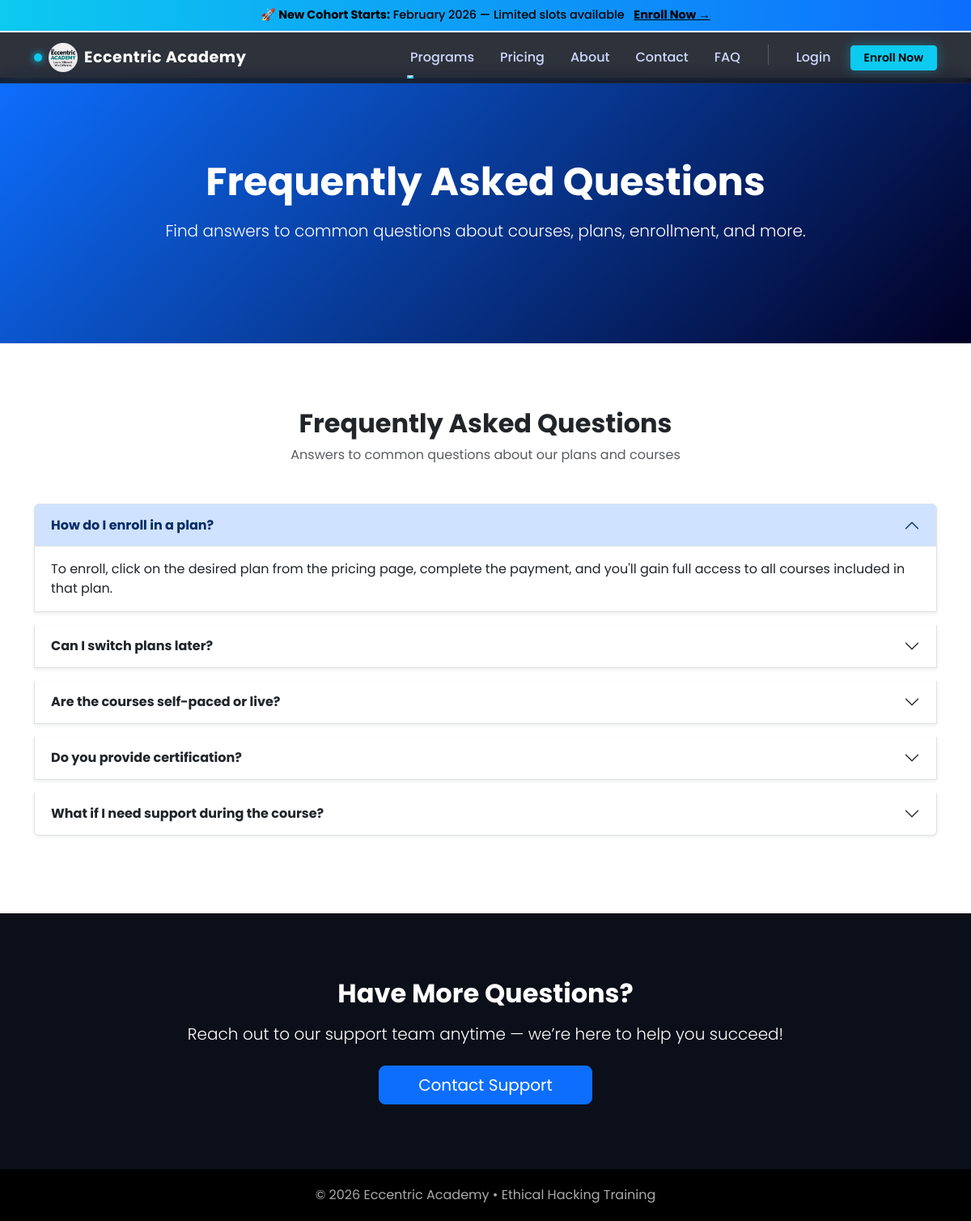
Screenshot of /faq/ with the database file from the repository.
### academy/models/alert.py (models this page shows, shortened)
class CohortAlert(models.Model):
    title = models.CharField(max_length=100)
    message = models.CharField(max_length=255)
    start_date = models.DateField()
    cta_text = models.CharField(max_length=50, default="Enroll Now →")
    cta_url = models.CharField(max_length=200, default="/pricing/")
    is_active = models.BooleanField(default=True)
    created_at = models.DateTimeField(auto_now_add=True)
    class Meta:
        ordering = ["-created_at"]

### academy/models/faq.py (models this page shows, shortened)
class FAQ(models.Model):
    question = models.CharField(max_length=255)
    answer = models.TextField()
    order = models.PositiveIntegerField(default=0)
    class Meta:
        ordering = ['order']

### academy/views/pages.py (the view)
# urls.py: path('faq/', pages.faq, name='faq'),
def faq(request):
    faqs = FAQ.objects.all()
    return render(request, 'academy/faq.html', {'faqs': faqs})

### academy/context_processors.py (called while the page is built)
def active_cohort_alert(request):
    alert = CohortAlert.objects.filter(is_active=True, start_date__gte=now().date()).first()
    return {
        "cohort_alert": alert
    }

def active_cohort(request):
    cohort = (
        Cohort.objects
        .filter(is_active=True, registration_deadline__gt=timezone.now())
        .first()
    )
    return {"active_cohort": cohort}

def social_links(request):
    return {
        'social_links': SocialLink.objects.filter(is_active=True)
    }

### academy/templates/academy/faq.html (shortened to what this page needs)
{% extends "academy/base.html" %}
{% block content %}
<section class="hero text-center">
    <div class="container">
        <h1 class="display-5 fw-bold mb-3 animate-pop">Frequently Asked Questions</h1>
        <p class="lead mb-4">
            Find answers to common questions about courses, plans, enrollment, and more.
        </p>
    </div>
</section>
<section class="section">
    <div class="container">
        <div class="text-center mb-5">
            <h2 class="fw-bold">Frequently Asked Questions</h2>
            <p class="text-muted">Answers to common questions about our plans and courses</p>
        </div>
        <div class="accordion" id="faqAccordion">
            {% for faq in faqs %}
            <div class="accordion-item shadow-sm mb-3 animate-pop">
                <h2 class="accordion-header" id="heading{{ forloop.counter }}">
                    <button class="accordion-button {% if not forloop.first %}collapsed{% endif %} fw-bold"
                            type="button"
                            data-bs-toggle="collapse"
                            data-bs-target="#collapse{{ forloop.counter }}"
                            aria-expanded="{% if forloop.first %}true{% else %}false{% endif %}"
                            aria-controls="collapse{{ forloop.counter }}">
                        {{ faq.question }}
                    </button>
                </h2>
                <div id="collapse{{ forloop.counter }}"
                     class="accordion-collapse collapse {% if forloop.first %}show{% endif %}"
                     aria-labelledby="heading{{ forloop.counter }}"
                     data-bs-parent="#faqAccordion">
                    <div class="accordion-body">
                        {{ faq.answer }}
                    </div>
                </div>
            </div>
            {% empty %}
            <p class="text-center text-muted">No FAQs added yet.</p>
            {% endfor %}
        </div>
    </div>
</section>
<section class="section dark text-center">
    <div class="container">
        <h2 class="fw-bold mb-3 animate-pop">Have More Questions?</h2>
        <p class="lead mb-4">Reach out to our support team anytime — we’re here to help you succeed!</p>
        <a href="{% url 'contact' %}" class="btn btn-primary btn-lg px-5 animate-pulse">
            Contact Support
        </a>
    </div>
</section>
{% endblock %}

### academy/templates/academy/base.html (shortened to what this page needs)
{% load static %}
<!doctype html>
<html lang="en">
<head>
    <link href="https://cdn.jsdelivr.net/npm/bootstrap@5.3.2/dist/css/bootstrap.min.css" rel="stylesheet">
        <link href="https://cdn.jsdelivr.net/npm/bootstrap-icons/font/bootstrap-icons.css" rel="stylesheet">
        <link href="https://unpkg.com/aos@2.3.4/dist/aos.css" rel="stylesheet">
</head>
<body>
{% if cohort_alert %}
<div class="academy-alert text-center">
    🚀 <strong>{{ cohort_alert.title }}:</strong>
    {{ cohort_alert.start_date|date:"F Y" }} —
    <span class="d-none d-md-inline">
        {{ cohort_alert.message }}
    </span>
    <a href="{{ cohort_alert.cta_url }}" class="alert-link ms-2">
        {{ cohort_alert.cta_text }}
    </a>
</div>
{% endif %}
<nav class="navbar navbar-expand-lg navbar-dark fixed-top glass-navbar">
    <div class="container">
        <a class="navbar-brand fw-bold d-flex align-items-center" href="/">
            <span class="brand-dot me-2"></span>
                <img src="{% static 'img/logo.png' %}"
         alt="Eccentric Academy Logo"
         class="me-2 rounded-circle"
         style="width:36px;height:36px;">
            Eccentric Academy
        </a>
        <div class="collapse navbar-collapse" id="navMenu">
            <ul class="navbar-nav ms-auto align-items-lg-center gap-lg-3">
               <li class="nav-item dropdown">
    <a class="nav-link dropdown-toggle"
       href="#"
       id="programDropdown"
       role="button"
       data-bs-toggle="dropdown"
       aria-expanded="false">
        Programs
    </a>
</li>
                <li class="nav-item">
                    <a class="nav-link" href="{% url 'pricing' %}">Pricing</a>
                </li>
                <li class="nav-item">
                    <a class="nav-link" href="{% url 'about' %}">About</a>
                </li>
                <li class="nav-item">
                    <a class="nav-link" href="{% url 'contact' %}">Contact</a>
                </li>
                <li class="nav-item">
                    <a class="nav-link" href="{% url 'faq' %}">FAQ</a>
                </li>
                <li class="nav-item d-none d-lg-block">
                </li>
                {% if user.is_authenticated %}
                    <li class="nav-item">
                        <a class="btn btn-outline-info btn-sm px-3"
                           href="{% url 'account_logout' %}">
                            Logout
                        </a>
                    </li>
                {% else %}
                    <li class="nav-item">
                        <a class="nav-link" href="{% url 'account_login' %}">
                            Login
                        </a>
                    </li>
                    <li class="nav-item">
                        <a class="btn btn-info btn-sm px-3 fw-semibold"
                           href="{% url 'account_signup' %}">
                            Enroll Now
                        </a>
                    </li>
                {% endif %}
            </ul>
        </div>
    </div>
</nav>
<main class="main-content">
    {% block content %}{% endblock %}
</main>
<footer class="text-center">
    <div class="container">
        <p class="mb-0">© {{ year|default:2026 }} Eccentric Academy • Ethical Hacking Training</p>
    </div>
</footer>
</body>
</html>

### academy/templates/academy/base.html (style rules this page uses)
body { font-family: 'Poppins', sans-serif; }
.hero { background: linear-gradient(135deg, #0d6efd, #020024); color: #fff; padding: 100px 0; }
.hero h1 { font-weight: 700; }
.section { padding: 80px 0; }
.section.dark { background: #0b0f19; color: #fff; }
footer { background: #000; color: #aaa; padding: 20px 0; }
.glass-navbar { background: rgba(10, 15, 25, 0.85); backdrop-filter: blur(10px); border-bottom: 1px solid rgba(255, 255, 255, 0.05); }
.navbar-brand { font-size: 1.2rem; letter-spacing: 0.5px; }
.brand-dot { width: 10px; height: 10px; background: #0dcaf0; border-radius: 50%; box-shadow: 0 0 10px #0dcaf0; }
.nav-link { color: #cfd8ff !important; font-weight: 500; position: relative; }
.nav-link::after { content: ""; position: absolute; left: 0; bottom: -6px; width: 0; height: 2px; background: #0dcaf0; transition: width 0.3s ease; }
.navbar.fixed-top { top: 40px; }
.btn-info { box-shadow: 0 0 15px rgba(13, 202, 240, 0.35); }
.academy-alert { position: fixed; top: 0; left: 0; width: 100%; z-index: 1060; background: linear-gradient(90deg, #0dcaf0, #0d6efd); color: #000; padding: 8px 15px; font-size: 0.9rem; font-weight: 500; }
.academy-alert .alert-link { color: #000; font-weight: 700; text-decoration: underline; }
.main-content { margin-top: 96px; }

### rows the page displays
CohortAlert: title "New Cohort Starts", start_date "February 2026", message "Limited slots available", cta_text "Enroll Now →"
FAQ: question "How do I enroll in a plan?", answer "To enroll, click on the desired plan from the pricing page, complete the payment, and you'll gain full access to all courses included in that plan."
FAQ: question "Can I switch plans later?"
FAQ: question "Are the courses self-paced or live?"
FAQ: question "Do you provide certification?"
FAQ: question "What if I need support during the course?"

### other values shown
{{ year|default:2026 }} "2026"
